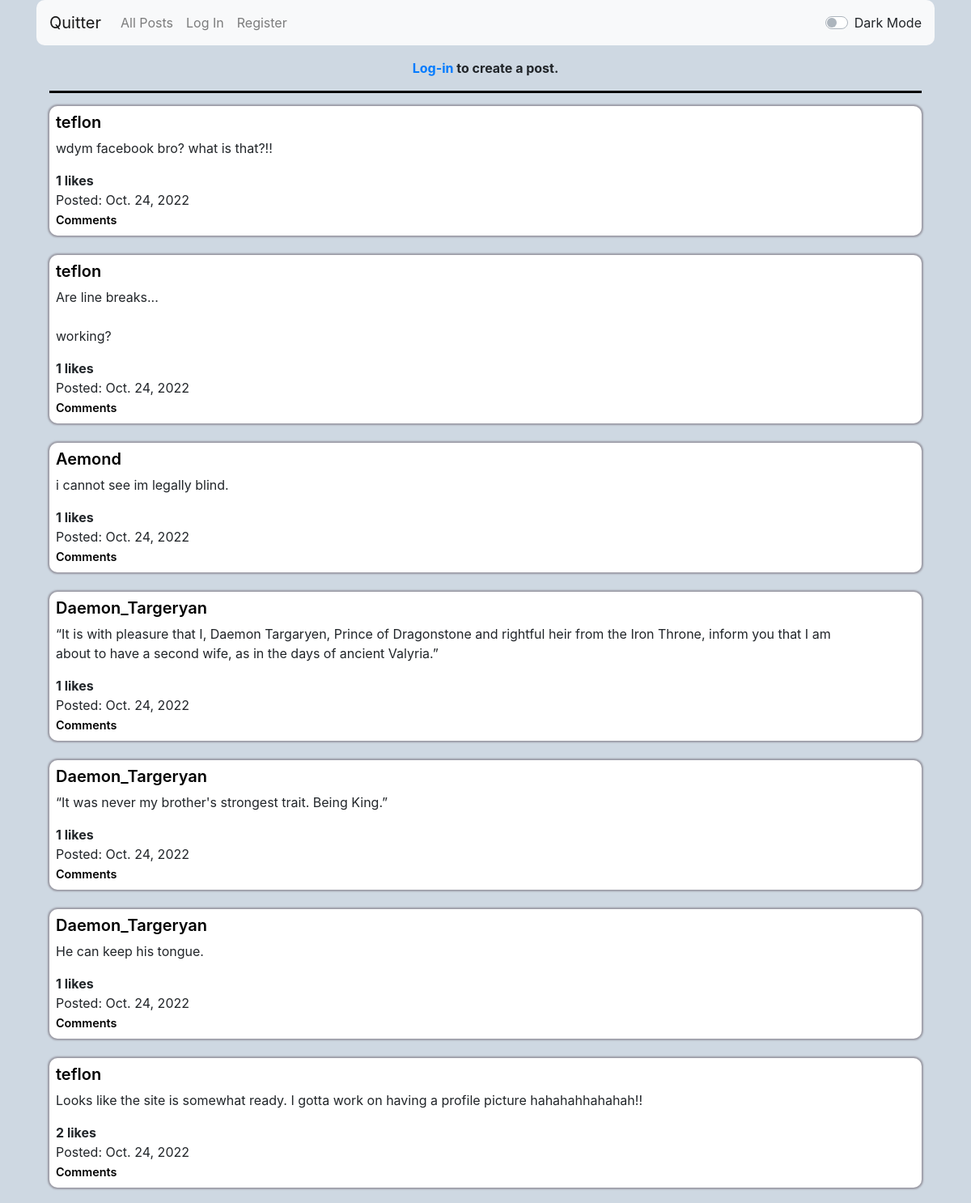
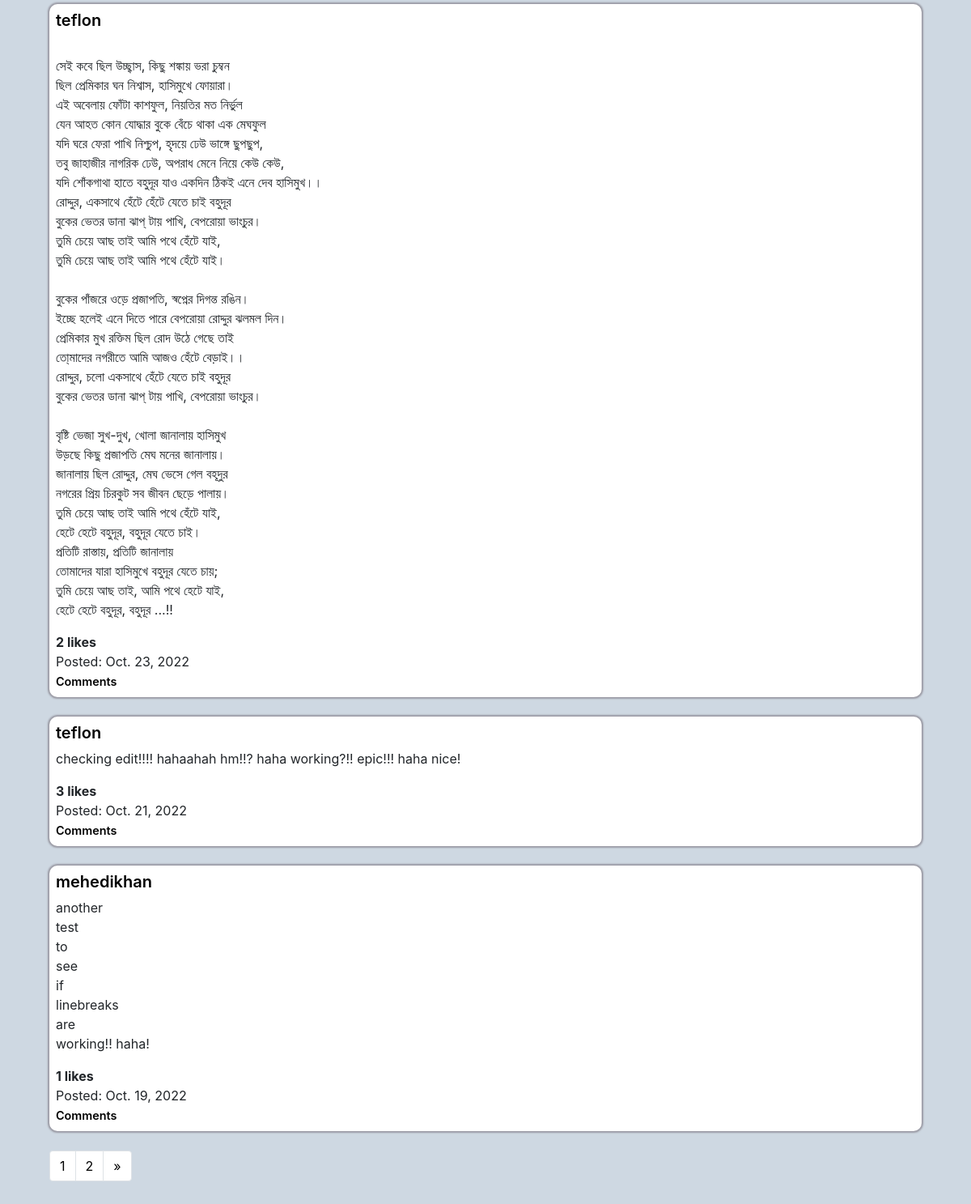
The page / on the database its author committed (2 pictures, top to bottom).
### network/models.py (models this page shows)
class Post(models.Model):
    post = models.TextField()
    creator = models.CharField(max_length=64, blank=False)
    created = models.DateField(auto_now_add=False, auto_now=False, default=timezone.now)
    likes_count = models.PositiveIntegerField(default=0)
    likes = models.ManyToManyField(User, blank=True, related_name="likes")

### network/views.py (the view)
# urls.py: path("", views.index, name="index"),
def index(request):
    if request.user.is_authenticated:
        current_user = request.user.username
    try:
        user = User.objects.filter(username=current_user).values().get()
        id = user["id"]
        posts_lbtcu = Post.objects.filter(likes=id).values() # lbtcu = liked by the current user.
        posts_lbtcu_id = []
        for post in posts_lbtcu:
            posts_lbtcu_id.append(post["id"])
    except UnboundLocalError:
        posts_lbtcu_id = None
    posts = Post.objects.all().order_by('-id')
    paginator = Paginator(posts, 10)
    page_number = request.GET.get('page')
    page_obj = paginator.get_page(page_number)
    return render(request, "network/index.html", {
        "posts" : posts,
        "posts_lbtcu_id" : posts_lbtcu_id,
        "page_obj" : page_obj
    })

### network/templates/network/index.html (shortened to what this page needs)
{% extends "network/layout.html" %}
{% block body %}
    {% if user.is_authenticated %}
    <div id="create_post">
        <form action="{% url 'create_post' %}" method="POST">
            {% csrf_token %}
            <strong class="center"><p>Create a post, {{ user.username }}!</p></strong>
            <textarea id="textarea_id" class="textarea_light" name="post" required style="white-space: pre-wrap; padding: 0.5%"></textarea>
            <br>
            <input class="btn btn-primary" style="width: 100%;" type="submit" value="Post">
            <hr class="hr_light" id="hr">
        </form>
    </div>
    {% else %}
        <strong class="center"><p><a class="center" href="{% url 'login' %}">Log-in</a> to create a post.</p></strong>
        <hr class="hr_light" id="hr">
    {% endif %}
    {% for post in page_obj %}
    <div class="eachpost" id="post_box">
        <div class="row">
            <div class="col-lg-11">
                <h5><a class="link_light link_class" href="{% url 'profile' post.creator %}">{{ post.creator }}</a></h5>
                <div id="{{post.id}}">
                    <p style="white-space: pre-wrap;" >{{ post.post }}</p>
                    <strong>{{ post.likes_count }} likes</strong>
                </div>
                Posted: {{ post.created }}
                <br>
                    <a class="link_light small_link link_class" href="{% url 'comments' post.id %}">Comments</a>
                <br>
            </div>
            <div class="col-lg-1">
            </div>
        </div>
    </div>
    <br>
    {% endfor %}
    <nav aria-label="Page navigation example">
        <ul class="pagination">
                <li class="page-item"><a class="page-link pagination_light" href="?page={{page_obj.number}}">{{ page_obj.number }}</a></li>
            {% if page_obj.has_next %}
                <li class="page-item"><a class="page-link pagination_light" href="?page={{page_obj.next_page_number}}">{{ page_obj.next_page_number }}</a></li>
            {% endif %}
            {% if page_obj.has_next%}
                <li class="page-item">
                    <a class="page-link pagination_light" href="?page={{ page_obj.next_page_number }}" aria-label="Next">
                        <span aria-hidden="true">&raquo;</span>
                    </a>
                </li>
            {% endif %}
        </ul>
    </nav>
{% endblock %}

### network/static/network/styles.css (style rules this page uses)
.center { text-align: center; }
.eachpost { background-color:white; padding: 0.5rem; border-radius: 10px; box-shadow: 0px 0px 2px 2px rgb(154, 154, 164); }
.container { background-color: rgb(206, 216, 226); }
.link_light { color: black; font-weight: 600; }
.small_link { font-size: .9rem; }
.hr_light { border-top: 3px solid black; }
.pagination_light { color: black; background-color: white; }

### rows shown on the page
Post: creator "teflon", post "wdym facebook bro? what is that?!!", likes_count "1", created "Oct. 24, 2022"
Post: creator "teflon", post "Are line breaks... working?", likes_count "1", created "Oct. 24, 2022"
Post: creator "Aemond", post "i cannot see im legally blind.", likes_count "1", created "Oct. 24, 2022"
Post: creator "Daemon_Targeryan", post "“It is with pleasure that I, Daemon Targaryen, Prince of Dragonstone and rightful heir from the Iron Throne, inform you that I am about to have a second wife, as in the days of ancient Valyria.”", likes_count "1", created "Oct. 24, 2022"
Post: creator "Daemon_Targeryan", post "“It was never my brother's strongest trait. Being King.”", likes_count "1", created "Oct. 24, 2022"
Post: creator "Daemon_Targeryan", post "He can keep his tongue.", likes_count "1", created "Oct. 24, 2022"
Post: creator "teflon", post "Looks like the site is somewhat ready. I gotta work on having a profile picture hahahahhahahah!!", likes_count "2", created "Oct. 24, 2022"
Post: creator "teflon", post "সেই কবে ছিল উচ্ছ্বাস, কিছু শঙ্কায় ভরা চুম্বন ছিল প্রেমিকার ঘন নিশ্বাস, হাসিমুখে ফোয়ারা। এই অবেলায় ফোঁটা কাশফুল, নিয়তির মত নির্ভুল যেন আহত কোন যোদ্ধার বুকে বেঁচে থাকা এক মেঘফুল যদি ঘরে ফেরা পাখি নিশ্চুপ, হৃদয়ে ঢেউ ভাঙ্গে ছুপছুপ, তবু জাহাজীর নাগরিক ঢেউ, অপরাধ মেনে নিয়ে কেউ কেউ, যদি শোঁকগাথা হাতে বহুদূর যাও একদিন ঠিকই এনে দেব হাসিমুখ।। রোদ্দুর, একসাথে হেঁটে হেঁটে যেতে চাই বহুদূর বুকের ভেতর ডানা ঝাপ্ টায় পাখি, বেপরোয়া ভাংচুর। তুমি চেয়ে আছ তাই আমি পথে হেঁটে যাই, তুমি চেয়ে আছ তাই আমি পথে হেঁটে যাই। বুকের পাঁজরে ওড়ে প্রজাপতি, স্বপ্নের দিগন্ত রঙিন। ইচ্ছে হলেই এনে দিতে পারে বেপরোয়া রোদ্দুর ঝলমল দিন। প্রেমিকার মুখ রক্তিম ছিল রোদ উঠে গেছে তাই তো্মাদের নগরীতে আমি আজও হেঁটে বেড়াই।। রোদ্দুর,…", likes_count "2", created "Oct. 23, 2022"
Post: creator "teflon", post "checking edit!!!! hahaahah hm!!? haha working?!! epic!!! haha nice!", likes_count "3", created "Oct. 21, 2022"
Post: creator "mehedikhan", post "another test to see if linebreaks are working!! haha!", likes_count "1", created "Oct. 19, 2022"

### other values the page prints
{{ page_obj.number }} "1"
{{ page_obj.next_page_number }} "2"
